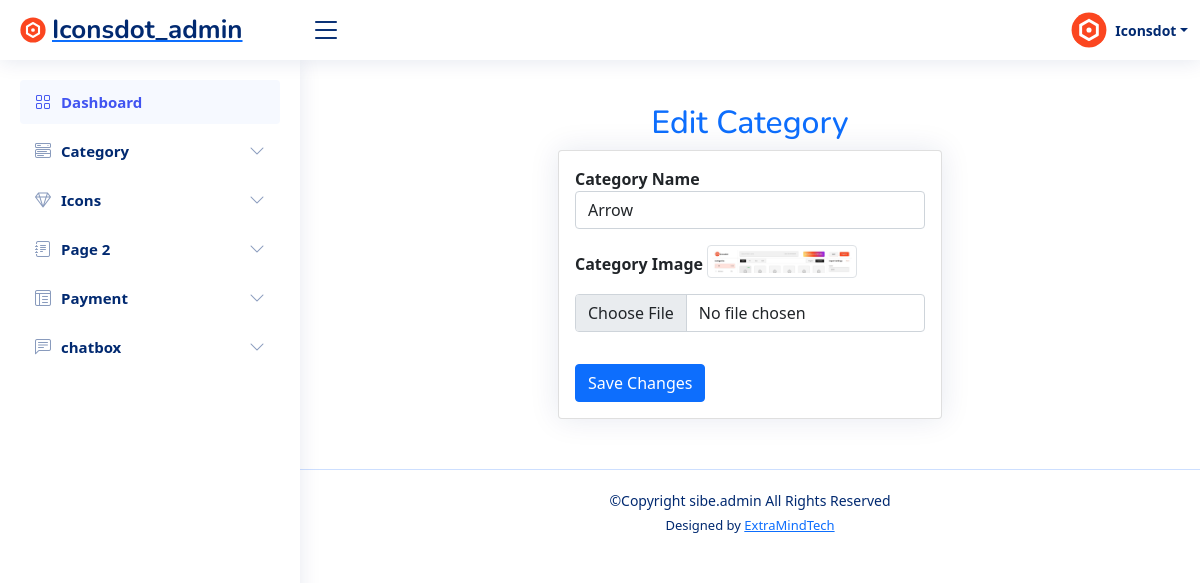
The page /categories/1/edit/ (signed in) on the database its author committed.
### icons_app/models.py (models this page shows, shortened)
class Category(models.Model):
    category=models.CharField(max_length=35)
    cat_image=models.FileField(upload_to='cat_images/')

### admin_app/views.py (the view)
    def _wrapped_view_func(request, *args, **kwargs):
        if 'admin_id' not in request.session:
            return redirect('admin_app:admin_login')
        return view_func(request, *args, **kwargs)

### admin_app/forms.py
class CategoryForm(forms.ModelForm):
    class Meta:
        model = Category
        fields = ['category', 'cat_image']

### admin_app/views.py (called while the page is built)
def admin_required(view_func):
    def _wrapped_view_func(request, *args, **kwargs):
        if 'admin_id' not in request.session:
            return redirect('admin_app:admin_login')
        return view_func(request, *args, **kwargs)
    return _wrapped_view_func

@admin_required
def edit_category(request, category_id):
    category = get_object_or_404(Category, id=category_id)
    if request.method == 'POST':
        form = CategoryForm(request.POST, request.FILES, instance=category)
        if form.is_valid():
            form.save()
            return redirect('admin_app:category_view')
    else:
        form = CategoryForm(instance=category)
    return render(request, 'edit_category.html', {'form': form, 'category': category})

### admin_app/templates/edit_category.html (shortened to what this page needs)
{% extends 'admin_index.html' %}
{% load static %}
{% block main %}
<main id="main" class="main">
    <div class="container mt-4">
        <h2 class="font-weight-bold text-primary text-center">Edit Category</h2>
        <div class="row justify-content-center">
            <div class="col-md-8 col-lg-6">
                <div class="card">
                    <div class="card-body">
                        <form method="post" enctype="multipart/form-data">
                            <div class="form-group mb-3">
                                <label for="categoryName"><b>Category Name</b></label>
                                <input type="text" class="form-control" id="categoryName" name="category" value="{{ category.category }}" required>
                            </div>
                            <div class="form-group mb-3">
                                <label for="image"><b>Category Image</b></label>
                                {% if category.cat_image %}
                                    <img src="{{ category.cat_image.url }}" alt="{{ category.category }}" class="img-thumbnail mb-2" style="width: 150px; height: auto;">
                                {% else %}
                                    No image available
                                {% endif %}
                                <input type="file" class="form-control mt-2" id="image" name="cat_image">
                            </div>
                            <button type="submit" class="btn btn-primary mt-3">Save Changes</button>
                        </form>
                    </div>
                </div>
            </div>
        </div>
    </div>
</main>
{% endblock %}

### admin_app/static/css/admin_style.css (style rules this page uses)
:root { scroll-behavior: smooth; }
body { font-family: "Open Sans", sans-serif; background: #f6f9ff; color: #444444; }
h1, h2, h3, h4, h5, h6 { font-family: "Nunito", sans-serif; }
#main { margin-top: 60px; padding: 20px 30px; transition: all 0.3s; }
.card { margin-bottom: 30px; border: none; border-radius: 5px; box-shadow: 0px 0 30px rgba(1, 41, 112, 0.1); }
.card-body { padding: 0 20px 20px 20px; }
@media (min-width: 1200px) { #main, #footer { margin-left: 300px; } }

### rows shown on the page
Category: category "Arrow", cat_image (picture)
